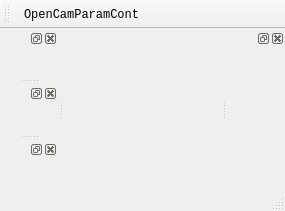
<?xml version="1.0" encoding="UTF-8"?>
<ui version="4.0">
 <class>MainWindow</class>
 <widget class="QMainWindow" name="MainWindow">
  <property name="geometry">
   <rect>
    <x>0</x>
    <y>0</y>
    <width>285</width>
    <height>211</height>
   </rect>
  </property>
  <property name="minimumSize">
   <size>
    <width>30</width>
    <height>30</height>
   </size>
  </property>
  <property name="font">
   <font>
    <family>Consolas</family>
   </font>
  </property>
  <property name="windowTitle">
   <string>MainWindow</string>
  </property>
  <widget class="QWidget" name="centralwidget">
   <layout class="QGridLayout" name="gridLayout_2">
    <item row="0" column="1">
     <spacer name="horizontalSpacer">
      <property name="orientation">
       <enum>Qt::Horizontal</enum>
      </property>
      <property name="sizeHint" stdset="0">
       <size>
        <width>40</width>
        <height>20</height>
       </size>
      </property>
     </spacer>
    </item>
    <item row="1" column="0">
     <spacer name="verticalSpacer">
      <property name="orientation">
       <enum>Qt::Vertical</enum>
      </property>
      <property name="sizeHint" stdset="0">
       <size>
        <width>20</width>
        <height>40</height>
       </size>
      </property>
     </spacer>
    </item>
   </layout>
  </widget>
  <widget class="QMenuBar" name="menubar">
   <property name="geometry">
    <rect>
     <x>0</x>
     <y>0</y>
     <width>285</width>
     <height>26</height>
    </rect>
   </property>
  </widget>
  <widget class="QStatusBar" name="statusbar">
   <property name="font">
    <font>
     <family>Consolas</family>
    </font>
   </property>
  </widget>
  <widget class="QToolBar" name="toolBar">
   <property name="windowTitle">
    <string>toolBar</string>
   </property>
   <attribute name="toolBarArea">
    <enum>TopToolBarArea</enum>
   </attribute>
   <attribute name="toolBarBreak">
    <bool>false</bool>
   </attribute>
   <addaction name="actOpenCamParamCont"/>
  </widget>
  <widget class="QDockWidget" name="dwHSVRangeControlPanel">
   <attribute name="dockWidgetArea">
    <number>2</number>
   </attribute>
   <widget class="QWidget" name="dockWidgetContents"/>
  </widget>
  <widget class="QDockWidget" name="dwImgRGB">
   <property name="floating">
    <bool>false</bool>
   </property>
   <property name="allowedAreas">
    <set>Qt::LeftDockWidgetArea|Qt::RightDockWidgetArea</set>
   </property>
   <attribute name="dockWidgetArea">
    <number>1</number>
   </attribute>
   <widget class="QWidget" name="dockWidgetContents_2"/>
  </widget>
  <widget class="QDockWidget" name="dwImgAlignedRGB">
   <property name="floating">
    <bool>false</bool>
   </property>
   <property name="allowedAreas">
    <set>Qt::LeftDockWidgetArea|Qt::RightDockWidgetArea</set>
   </property>
   <attribute name="dockWidgetArea">
    <number>1</number>
   </attribute>
   <widget class="QWidget" name="dockWidgetContents_3"/>
  </widget>
  <widget class="QDockWidget" name="dwImgDepth">
   <property name="floating">
    <bool>false</bool>
   </property>
   <property name="allowedAreas">
    <set>Qt::LeftDockWidgetArea|Qt::RightDockWidgetArea</set>
   </property>
   <attribute name="dockWidgetArea">
    <number>1</number>
   </attribute>
   <widget class="QWidget" name="dockWidgetContents_4"/>
  </widget>
  <action name="actOpenCamParamCont">
   <property name="text">
    <string>OpenCamParamCont</string>
   </property>
  </action>
 </widget>
 <resources/>
 <connections/>
</ui>
